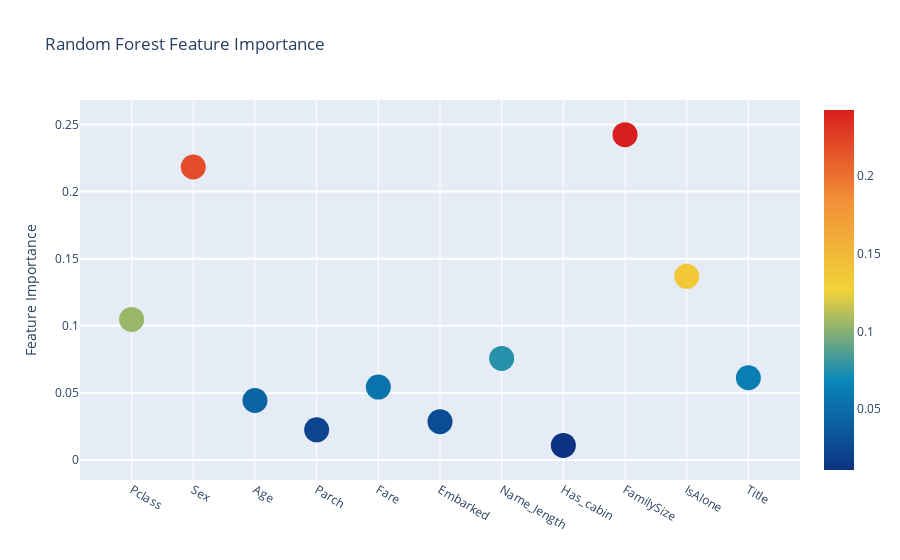

Notebook cell for this chart:
### Code cell
# Scatter plot 
trace = go.Scatter(
    y = feature_dataframe['Random Forest feature importances'].values,
    x = feature_dataframe['features'].values,
    mode='markers',
    marker=dict(
        sizemode = 'diameter',
        sizeref = 1,
        size = 25,
#       size= feature_dataframe['AdaBoost feature importances'].values,
        #color = np.random.randn(500), #set color equal to a variable
        color = feature_dataframe['Random Forest feature importances'].values,
        colorscale='Portland',
        showscale=True
    ),
    text = feature_dataframe['features'].values
)
data = [trace]

layout= go.Layout(
    autosize= True,
    title= 'Random Forest Feature Importance',
    hovermode= 'closest',
#     xaxis= dict(
#         title= 'Pop',
#         ticklen= 5,
#         zeroline= False,
#         gridwidth= 2,
#     ),
    yaxis=dict(
        title= 'Feature Importance',
        ticklen= 5,
        gridwidth= 2
    ),
    showlegend= False
)
fig = go.Figure(data=data, layout=layout)
py.iplot(fig,filename='scatter2010')

### Figure 1 — Plotly figure (JSON) as saved in the notebook; plotly's stock layout.template omitted (floating-point values rounded to 4 significant figures)
{"data": [{"marker": {"color": [0.1047, 0.2184, 0.04433, 0.02249, 0.05433, 0.02854, 0.0757, 0.01088, 0.2425, 0.1369, 0.06128], "colorscale": [[0, "rgb(12,51,131)"], [0.25, "rgb(10,136,186)"], [0.5, "rgb(242,211,56)"], [0.75, "rgb(242,143,56)"], [1, "rgb(217,30,30)"]], "showscale": true, "size": 25, "sizemode": "diameter", "sizeref": 1}, "mode": "markers", "text": ["Pclass", "Sex", "Age", "Parch", "Fare", "Embarked", "Name_length", "Has_cabin", "FamilySize", "IsAlone", "Title"], "type": "scatter", "x": ["Pclass", "Sex", "Age", "Parch", "Fare", "Embarked", "Name_length", "Has_cabin", "FamilySize", "IsAlone", "Title"], "y": [0.1047, 0.2184, 0.04433, 0.02249, 0.05433, 0.02854, 0.0757, 0.01088, 0.2425, 0.1369, 0.06128]}], "layout": {"autosize": true, "hovermode": "closest", "showlegend": false, "title": {"text": "Random Forest Feature Importance"}, "yaxis": {"gridwidth": 2, "ticklen": 5, "title": {"text": "Feature Importance"}}}}
